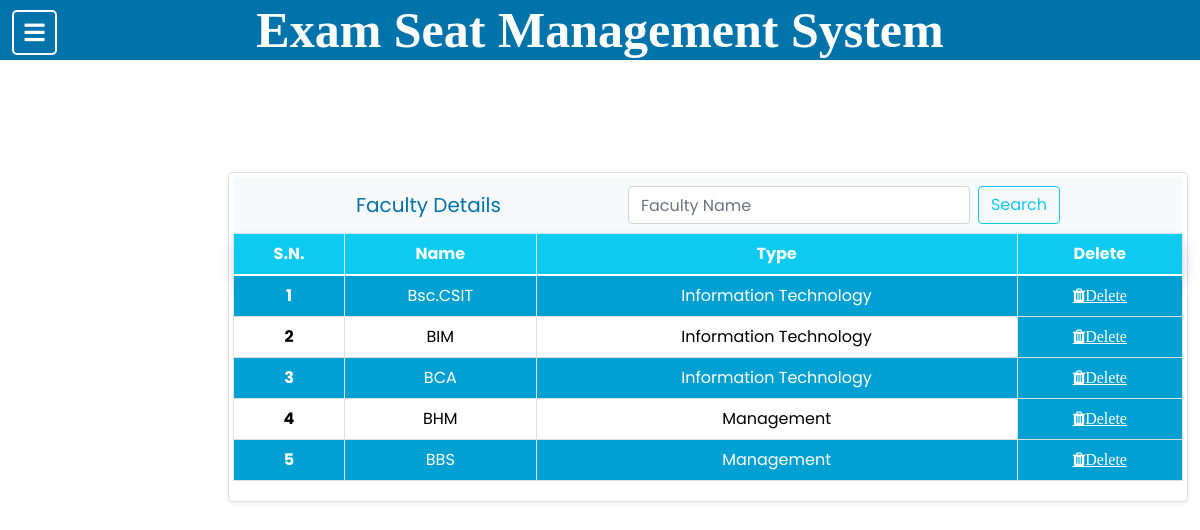
The page /nav/nav_faculty.php (signed in) on the database its author committed.
### tables this page shows
CREATE TABLE `faculty` (
  `faculty_id` int(5) NOT NULL,
  `course_name` varchar(50) NOT NULL,
  `course_type` varchar(50) NOT NULL
);

### view/view_faculty.php (the view, shortened to what this page needs)
<!DOCTYPE html>
<html lang="en">
<head>
    <link rel="stylesheet" href="https://cdn.jsdelivr.net/npm/bootstrap@4.3.1/dist/css/bootstrap.min.css">
    <link href="https://cdn.jsdelivr.net/npm/bootstrap@5.0.2/dist/css/bootstrap.min.css" rel="stylesheet">
    <link rel="stylesheet" href="https://cdnjs.cloudflare.com/ajax/libs/font-awesome/5.15.3/css/all.min.css" />
    <link rel="stylesheet" href="https://cdnjs.cloudflare.com/ajax/libs/font-awesome/4.7.0/css/font-awesome.min.css">
    <link rel="stylesheet" href="../CSS/navtest.css">
    <link rel="stylesheet" href="../CSS/view.css">
</head>
<body>
    <?php
    include("../connection.php");
    $sql = "SELECT * FROM faculty;";
    $result = mysqli_query($connection, $sql) or die("Querry Failed! " . mysqli_error($connection));
    ?>
    <div class="fixed-top row border shadow-sm p-1 mb-1 bg-body rounded" id="container">
        <nav class="navbar navbar-light bg-light">
            <a class="navbar-brand">Faculty Details</a>
            <form name="myForm" action="" class="form-inline" onsubmit="return validation()" method="post">
                <input class="form-control mr-sm-2" type="search" placeholder="Faculty Name" aria-label="Search" name="faculty_name" />
                <button class="btn btn-outline-info my-2 my-sm-0" type="submit" name="search">Search</button>
            </form>
        </nav>
        <table class="table table-bordered" id="table">
            <thead>
                <tr class="shadow p-3 mb-5 bg-info rounded">
                    <th scope="col">S.N.</th>
                    <th scope="col">Name</th>
                    <th scope="col">Type</th>
                    <th scope="col">Delete</th>
                </tr>
            </thead>
            <tbody>
                <tr>
                    <?php
                    if (isset($_POST["search"])) {
                        $flag = true;
                        $search_faculty = $_POST["faculty_name"];
                        $sql_search = "SELECT * FROM faculty WHERE course_name LIKE '%" . $search_faculty . "%';";
                        $search_result = mysqli_query($connection, $sql_search) or die("Querry Failed! " . mysqli_error($connection));
                        if ($flag = true) {
                            $count = 0;
                            if (mysqli_num_rows($search_result) > 0) {
                                while ($row = mysqli_fetch_assoc($search_result)) {
                                    echo ("<th>" . ++$count . "</th>");
                                    echo "<td>" . $row['course_name'] . "</td>";
                                    echo "<td>" . $row['course_type'] . "</td>";
                    ?>
                                    <th id="delete"><a href='../delete/delete_faculty.php? faculty_id="<?php echo ($row["faculty_id"]) ?>"' class="fa fa-trash" aria-hidden="true" onclick='return check_delete()'>Delete</a></th>
                            <?php echo ("</tr>");
                                }
                            } else {
                                echo ("<th colspan='4'><h2 class='text-danger'>***No Faculty***</h2></th>");
                            }
                        }
                    } else {
                        $count = 0;
                        while ($row = mysqli_fetch_assoc($result)) {
                            echo ("<th>" . ++$count . "</th>");
                            echo "<td>" . $row['course_name'] . "</td>";
                            echo "<td>" . $row['course_type'] . "</td>";
                            ?>
                            <th id="delete"><a href='../delete/delete_faculty.php? faculty_id="<?php echo ($row["faculty_id"]) ?>"' class="fa fa-trash" aria-hidden="true" onclick='return check_delete()'>Delete</a></th>
                    <?php echo ("</tr>");
                        }
                    } ?>
            </tbody>
        </table>
    </div>
</body>
</html>

### CSS/navbar.css (style rules this page uses)
* { margin: 0; padding: 0; box-sizing: border-box; font-family: 'Poppins', sans-serif; }

### CSS/view.css (style rules this page uses)
tr:nth-child(odd) { background-color: #00a0d2; border-bottom: 1px solid #dddddd; color: white; }
a:link { color: white; }
#update, #delete { background-color: #00a0d2; text-align: center; }
#container { width: 80%; margin-left: 19%; margin-top: -19%; }
#table { margin-right: 2%; width: 100%; position: sticky; }
table thead { padding: 50%; }

### header.php (style rules this page uses)
* { margin: auto; }

### rows shown on the page
faculty: course_name "Bsc.CSIT", course_type "Information Technology"
faculty: course_name "BIM", course_type "Information Technology"
faculty: course_name "BCA", course_type "Information Technology"
faculty: course_name "BHM", course_type "Management"
faculty: course_name "BBS", course_type "Management"
